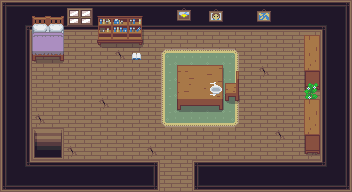

Below is a game level as drawn by its tile map, then a one-line description and the .tmx file that defines it, in full:
An orthogonal 22x12 tile map with 16x16 px tiles, 6 tile layers (Capa de patrones 1, decoracion, collision3, collision2, ...) and 11 objects.

<map version="1.8" tiledversion="1.8.4" orientation="orthogonal" renderorder="left-down" width="22" height="12" tilewidth="16" tileheight="16" infinite="0" nextlayerid="8" nextobjectid="13">
 <tileset firstgid="1" source="Inner.tsx" />
 <layer id="1" name="Capa de patrones 1" width="22" height="12">
  <data encoding="csv">
2,3,3,3,3,3,3,3,3,3,3,3,3,3,3,3,3,3,3,3,3,4,
42,5,83,83,83,83,83,83,83,83,83,83,83,83,83,83,83,83,83,83,6,44,
42,44,41,41,41,41,41,41,41,41,41,41,41,41,41,41,41,41,41,41,42,44,
42,44,41,41,41,41,41,41,41,41,41,41,41,41,41,41,41,41,41,41,42,44,
42,44,41,41,41,41,41,41,41,41,41,41,41,41,41,41,41,41,41,41,42,44,
42,44,41,41,41,41,41,41,41,41,41,41,41,41,41,41,41,41,41,41,42,44,
42,44,41,41,41,41,41,41,41,41,41,41,41,41,41,41,41,41,41,41,42,44,
42,44,41,41,41,41,41,41,41,41,41,41,41,41,41,41,41,41,41,41,42,44,
42,44,41,41,41,41,41,41,41,41,41,41,41,41,41,41,41,41,41,41,42,44,
42,44,41,41,41,41,41,41,41,41,41,41,41,41,41,41,41,41,41,41,42,44,
42,45,3,3,3,3,3,3,3,4,41,41,2,3,3,3,3,3,3,3,46,44,
82,83,83,83,83,83,83,83,83,84,41,41,82,83,83,83,83,83,83,83,83,84
</data>
 </layer>
 <layer id="3" name="decoracion" width="22" height="12">
  <data encoding="csv">
0,0,0,0,170,171,0,0,0,0,0,10,0,403,0,0,405,0,0,0,0,0,
0,0,0,0,210,211,0,0,0,0,0,50,0,443,0,0,445,0,0,0,0,0,
0,0,0,0,0,0,0,0,0,0,0,0,0,0,0,0,0,0,0,0,0,0,
0,0,0,0,0,0,0,241,0,0,281,282,282,282,283,0,0,0,0,0,0,0,
0,0,0,0,0,0,0,0,0,0,321,322,322,322,323,0,241,0,0,0,0,0,
0,0,0,0,0,0,0,0,0,0,321,322,322,322,323,0,0,0,0,0,0,0,
0,0,0,0,0,0,241,0,0,0,321,322,322,322,323,0,0,0,0,0,0,0,
0,0,241,0,0,0,0,0,0,0,361,362,362,362,363,0,0,0,0,0,0,0,
0,0,0,0,0,0,0,0,0,0,0,0,0,0,0,0,0,241,0,0,0,0,
0,0,0,0,241,0,0,0,0,241,0,0,0,0,0,0,0,0,0,241,0,0,
0,0,0,0,0,0,0,0,0,0,0,0,0,0,0,0,0,0,0,0,0,0,
0,0,0,0,0,0,0,0,0,0,0,0,0,0,0,0,0,0,0,0,0,0
</data>
 </layer>
 <layer id="5" name="collision3" width="22" height="12">
  <data encoding="csv">
0,0,0,0,0,0,0,0,0,0,0,0,0,0,0,0,0,0,0,0,0,0,
0,0,0,0,0,0,0,0,0,0,0,0,0,0,0,0,0,0,0,0,0,0,
0,0,0,0,0,0,0,0,0,0,0,0,0,0,0,0,0,0,0,488,0,0,
0,0,0,0,0,0,0,0,0,0,0,0,0,0,0,0,0,0,0,528,0,0,
0,0,0,0,0,0,0,0,0,0,0,0,0,0,0,0,0,0,0,568,0,0,
0,0,0,0,0,0,0,0,0,0,0,0,0,0,0,0,0,0,0,608,0,0,
0,0,0,0,0,0,0,0,0,0,0,0,0,0,0,0,0,0,0,0,0,0,
0,0,0,0,0,0,0,0,0,0,0,0,0,0,0,0,0,0,0,0,0,0,
0,0,0,0,0,0,0,0,0,0,0,0,0,0,0,0,0,0,0,0,0,0,
0,0,0,0,0,0,0,0,0,0,0,0,0,0,0,0,0,0,0,0,0,0,
0,0,0,0,0,0,0,0,0,0,0,0,0,0,0,0,0,0,0,0,0,0,
0,0,0,0,0,0,0,0,0,0,0,0,0,0,0,0,0,0,0,0,0,0
</data>
 </layer>
 <layer id="4" name="collision2" width="22" height="12">
  <data encoding="csv">
0,0,0,0,0,0,0,0,0,0,0,0,0,0,0,0,0,0,0,0,0,0,
0,0,0,0,0,0,0,0,0,0,0,0,0,0,0,0,0,0,0,0,0,0,
0,0,0,0,0,0,0,0,0,0,0,0,0,0,0,0,0,0,0,0,0,0,
0,0,0,0,0,0,0,0,0,0,0,0,0,0,0,0,0,0,0,0,0,0,
0,0,0,0,0,0,0,0,0,0,0,0,0,0,0,0,0,0,0,0,0,0,
0,0,0,0,0,0,0,0,0,0,0,0,0,0,0,0,0,0,0,489,0,0,
0,0,0,0,0,0,0,0,0,0,0,0,0,0,0,0,0,0,0,529,0,0,
0,0,0,0,0,0,0,0,0,0,0,0,0,0,0,0,0,0,0,0,0,0,
0,0,0,0,0,0,0,0,0,0,0,0,0,0,0,0,0,0,0,0,0,0,
0,0,0,0,0,0,0,0,0,0,0,0,0,0,0,0,0,0,0,0,0,0,
0,0,0,0,0,0,0,0,0,0,0,0,0,0,0,0,0,0,0,0,0,0,
0,0,0,0,0,0,0,0,0,0,0,0,0,0,0,0,0,0,0,0,0,0
</data>
 </layer>
 <layer id="2" name="Collision" width="22" height="12">
  <data encoding="csv">
0,0,0,0,0,0,0,0,0,0,0,0,0,0,0,0,0,0,0,0,0,0,
0,0,61,62,0,0,484,485,486,0,0,0,0,0,0,0,0,0,0,0,0,0,
0,0,101,102,0,0,524,525,526,0,0,0,0,0,0,0,0,0,0,0,0,0,
0,0,141,142,0,0,0,0,374,0,0,0,0,0,0,0,0,0,0,0,0,0,
0,0,0,0,0,0,0,0,0,0,0,51,52,53,179,0,0,0,0,0,0,0,
0,0,0,0,0,0,0,0,0,0,0,91,92,93,219,0,0,0,0,0,0,0,
0,0,0,0,0,0,0,0,0,0,0,131,132,133,259,0,0,0,0,488,0,0,
0,0,0,0,0,0,0,0,0,0,0,0,0,0,0,0,0,0,0,528,0,0,
0,0,601,602,0,0,0,0,0,0,0,0,0,0,0,0,0,0,0,568,0,0,
0,0,641,642,0,0,0,0,0,0,0,0,0,0,0,0,0,0,0,608,0,0,
0,0,0,0,0,0,0,0,0,0,0,0,0,0,0,0,0,0,0,0,0,0,
0,0,0,0,0,0,0,0,0,0,0,0,0,0,0,0,0,0,0,0,0,0
</data>
 </layer>
 <layer id="6" name="decoracion2" width="22" height="12">
  <data encoding="csv">
0,0,0,0,0,0,0,0,0,0,0,0,0,0,0,0,0,0,0,0,0,0,
0,0,0,0,0,0,0,0,0,0,0,0,0,0,0,0,0,0,0,0,0,0,
0,0,0,0,0,0,0,0,0,0,0,0,0,0,0,0,0,0,0,0,0,0,
0,0,0,0,0,0,0,0,0,0,0,0,0,0,0,0,0,0,0,0,0,0,
0,0,0,0,0,0,0,0,0,0,0,0,0,0,0,0,0,0,0,0,0,0,
0,0,0,0,0,0,0,0,0,0,0,0,0,253,0,0,0,0,0,0,0,0,
0,0,0,0,0,0,0,0,0,0,0,0,0,0,0,0,0,0,0,0,0,0,
0,0,0,0,0,0,0,0,0,0,0,0,0,0,0,0,0,0,0,0,0,0,
0,0,0,0,0,0,0,0,0,0,0,0,0,0,0,0,0,0,0,0,0,0,
0,0,0,0,0,0,0,0,0,0,0,0,0,0,0,0,0,0,0,0,0,0,
0,0,0,0,0,0,0,0,0,0,0,0,0,0,0,0,0,0,0,0,0,0,
0,0,0,0,0,0,0,0,0,0,0,0,0,0,0,0,0,0,0,0,0,0
</data>
 </layer>
 <objectgroup id="7" name="CollisionMask">
  <object id="1" x="132" y="59.8696">
   <polygon points="0,0 0,-5.91304 0.956522,-5.91304 0.956522,-6.91304 3.91304,-6.91304 8,-6.95652 8,-6 8.95652,-5.95652 9,0" />
  </object>
  <object id="2" x="96.875" y="16.25">
   <polygon points="0,0 0,28.5 46.25,28.375 46.25,-0.125" />
  </object>
  <object id="3" x="31" y="31">
   <polygon points="0,0 -1.25,131 128.25,129.5 128.75,160.25 -31,161 -31,-31 321,-31 321,160 162.5,161 162,130 290,129.5 291,-0.5 291.5,-3 8.5,-3 -3,-4" />
  </object>
  <object id="4" x="31.0909" y="60.3636">
   <polygon points="0,0 32.5455,0.181818 32.7273,-34.3636 -1.45455,-35.2727" />
  </object>
  <object id="5" x="63.25" y="128.25">
   <polygon points="0,0 0,33.25 -2.25,32.75 -1.59783,-0.076087" />
  </object>
  <object id="6" x="320" y="153.5">
   <polygon points="0,0 -15,-0.25 -16,-118.25 0.25,-118.25" />
  </object>
  <object id="7" x="177.455" y="109.818">
   <polygon points="0,0 -0.363636,-11.2727 -0.181818,-45.0909 45.6364,-44.9091 46.1818,-9.27273 45.8182,0.181818" />
  </object>
  <object id="8" x="225.636" y="101.091">
   <polygon points="0,0 12.9091,-0.181818 12.9091,-18.1818 10.7273,-18.3636 5.27273,-18.1818 -0.545455,-18.3636" />
  </object>
  <object id="9" x="206" y="-47.5">
   <polyline points="0,0 -1.5,0.5" />
  </object>
  <object id="11" x="30.125" y="156.75" width="32.875" height="4.875" />
  <object id="12" x="30" y="129.875" width="3.625" height="31.875" />
 </objectgroup>
</map>
